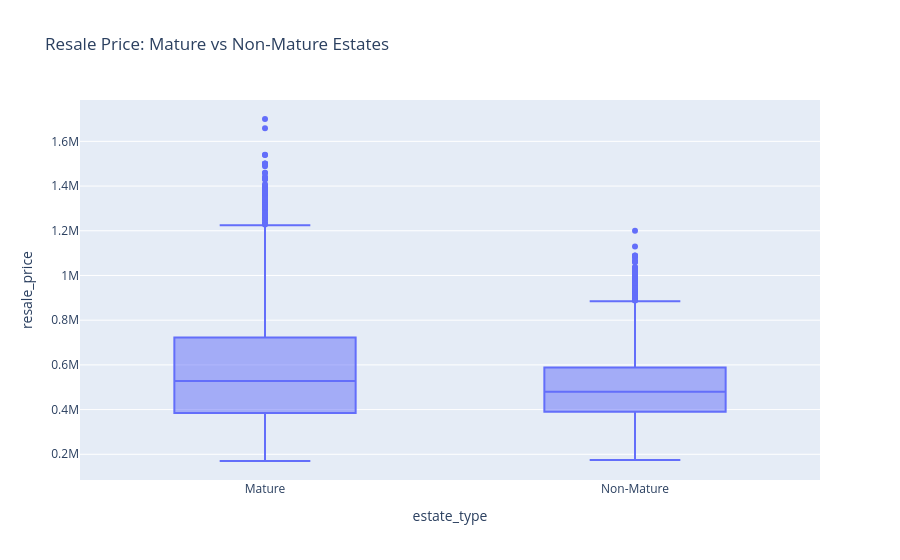

Here is the notebook cell this chart was saved with:
### Code cell
px.box(
    df_hdb.sample(min(len(df_hdb), 15000), random_state=42),
    x="estate_type",
    y="resale_price",
    title="Resale Price: Mature vs Non-Mature Estates"
)

### Figure 1 — Plotly figure (JSON) as saved in the notebook; plotly's stock layout.template omitted (floating-point values rounded to 4 significant figures; data arrays with more than 128 entries replaced by an {"elided": "..."} marker saying what was removed)
{"data": [{"alignmentgroup": "True", "hovertemplate": "estate_type=%{x}<br>resale_price=%{y}<extra></extra>", "legendgroup": "", "marker": {"color": "#636efa"}, "name": "", "notched": false, "offsetgroup": "", "orientation": "v", "showlegend": false, "type": "box", "x": {"elided": "15000 str values"}, "x0": " ", "xaxis": "x", "y": {"elided": "15000 float values"}, "y0": " ", "yaxis": "y"}], "layout": {"boxmode": "group", "legend": {"tracegroupgap": 0}, "title": {"text": "Resale Price: Mature vs Non-Mature Estates"}, "xaxis": {"anchor": "y", "domain": [0, 1], "title": {"text": "estate_type"}}, "yaxis": {"anchor": "x", "domain": [0, 1], "title": {"text": "resale_price"}}}}
